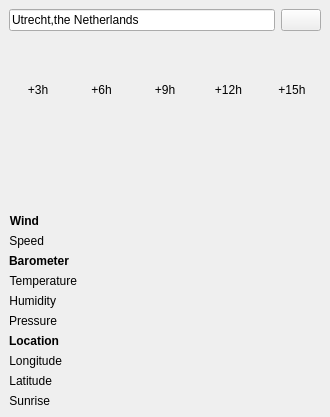
<?xml version="1.0" encoding="UTF-8"?>
<ui version="4.0">
 <class>MainWindow</class>
 <widget class="QMainWindow" name="MainWindow">
  <property name="geometry">
   <rect>
    <x>0</x>
    <y>0</y>
    <width>330</width>
    <height>417</height>
   </rect>
  </property>
  <property name="windowTitle">
   <string>Raindar</string>
  </property>
  <widget class="QWidget" name="centralwidget">
   <layout class="QHBoxLayout" name="horizontalLayout">
    <item>
     <layout class="QVBoxLayout" name="verticalLayout">
      <item>
       <layout class="QHBoxLayout" name="horizontalLayout_3">
        <item>
         <widget class="QLineEdit" name="lineEdit">
          <property name="text">
           <string>Utrecht,the Netherlands</string>
          </property>
         </widget>
        </item>
        <item>
         <widget class="QPushButton" name="pushButton">
          <property name="text">
           <string/>
          </property>
          <property name="icon">
           <iconset>
            <normaloff>images/arrow-circle-225.png</normaloff>images/arrow-circle-225.png</iconset>
          </property>
         </widget>
        </item>
       </layout>
      </item>
      <item>
       <layout class="QHBoxLayout" name="horizontalLayout_4">
        <item>
         <widget class="QLabel" name="weatherLabel">
          <property name="text">
           <string/>
          </property>
         </widget>
        </item>
        <item>
         <widget class="QLabel" name="weatherIcon">
          <property name="sizePolicy">
           <sizepolicy hsizetype="Maximum" vsizetype="Preferred">
            <horstretch>0</horstretch>
            <verstretch>0</verstretch>
           </sizepolicy>
          </property>
          <property name="minimumSize">
           <size>
            <width>16</width>
            <height>16</height>
           </size>
          </property>
          <property name="maximumSize">
           <size>
            <width>16</width>
            <height>16</height>
           </size>
          </property>
          <property name="text">
           <string/>
          </property>
         </widget>
        </item>
       </layout>
      </item>
      <item>
       <layout class="QGridLayout" name="gridLayout_2">
        <item row="1" column="1">
         <widget class="QLabel" name="forecastIcon2">
          <property name="sizePolicy">
           <sizepolicy hsizetype="MinimumExpanding" vsizetype="Preferred">
            <horstretch>0</horstretch>
            <verstretch>0</verstretch>
           </sizepolicy>
          </property>
          <property name="minimumSize">
           <size>
            <width>16</width>
            <height>16</height>
           </size>
          </property>
          <property name="maximumSize">
           <size>
            <width>200</width>
            <height>16</height>
           </size>
          </property>
          <property name="baseSize">
           <size>
            <width>0</width>
            <height>0</height>
           </size>
          </property>
          <property name="text">
           <string/>
          </property>
          <property name="alignment">
           <set>Qt::AlignCenter</set>
          </property>
         </widget>
        </item>
        <item row="1" column="4">
         <widget class="QLabel" name="forecastIcon5">
          <property name="sizePolicy">
           <sizepolicy hsizetype="MinimumExpanding" vsizetype="Preferred">
            <horstretch>0</horstretch>
            <verstretch>0</verstretch>
           </sizepolicy>
          </property>
          <property name="minimumSize">
           <size>
            <width>16</width>
            <height>16</height>
           </size>
          </property>
          <property name="maximumSize">
           <size>
            <width>200</width>
            <height>16</height>
           </size>
          </property>
          <property name="baseSize">
           <size>
            <width>0</width>
            <height>0</height>
           </size>
          </property>
          <property name="text">
           <string/>
          </property>
          <property name="alignment">
           <set>Qt::AlignCenter</set>
          </property>
         </widget>
        </item>
        <item row="0" column="3">
         <widget class="QLabel" name="forecastTime4">
          <property name="text">
           <string>+12h</string>
          </property>
          <property name="alignment">
           <set>Qt::AlignCenter</set>
          </property>
         </widget>
        </item>
        <item row="0" column="4">
         <widget class="QLabel" name="forecastTime5">
          <property name="text">
           <string>+15h</string>
          </property>
          <property name="alignment">
           <set>Qt::AlignCenter</set>
          </property>
         </widget>
        </item>
        <item row="0" column="2">
         <widget class="QLabel" name="forecastTime3">
          <property name="text">
           <string>+9h</string>
          </property>
          <property name="alignment">
           <set>Qt::AlignCenter</set>
          </property>
         </widget>
        </item>
        <item row="0" column="1">
         <widget class="QLabel" name="forecastTime2">
          <property name="text">
           <string>+6h</string>
          </property>
          <property name="alignment">
           <set>Qt::AlignCenter</set>
          </property>
         </widget>
        </item>
        <item row="1" column="2">
         <widget class="QLabel" name="forecastIcon3">
          <property name="sizePolicy">
           <sizepolicy hsizetype="MinimumExpanding" vsizetype="Preferred">
            <horstretch>0</horstretch>
            <verstretch>0</verstretch>
           </sizepolicy>
          </property>
          <property name="minimumSize">
           <size>
            <width>16</width>
            <height>16</height>
           </size>
          </property>
          <property name="maximumSize">
           <size>
            <width>200</width>
            <height>16</height>
           </size>
          </property>
          <property name="baseSize">
           <size>
            <width>0</width>
            <height>0</height>
           </size>
          </property>
          <property name="text">
           <string/>
          </property>
          <property name="alignment">
           <set>Qt::AlignCenter</set>
          </property>
         </widget>
        </item>
        <item row="2" column="2">
         <widget class="QLabel" name="forecastTemp3">
          <property name="text">
           <string/>
          </property>
         </widget>
        </item>
        <item row="2" column="0">
         <widget class="QLabel" name="forecastTemp1">
          <property name="text">
           <string/>
          </property>
         </widget>
        </item>
        <item row="0" column="0">
         <widget class="QLabel" name="forecastTime1">
          <property name="text">
           <string>+3h</string>
          </property>
          <property name="alignment">
           <set>Qt::AlignCenter</set>
          </property>
         </widget>
        </item>
        <item row="2" column="3">
         <widget class="QLabel" name="forecastTemp4">
          <property name="text">
           <string/>
          </property>
         </widget>
        </item>
        <item row="2" column="1">
         <widget class="QLabel" name="forecastTemp2">
          <property name="text">
           <string/>
          </property>
         </widget>
        </item>
        <item row="2" column="4">
         <widget class="QLabel" name="forecastTemp5">
          <property name="text">
           <string/>
          </property>
         </widget>
        </item>
        <item row="1" column="3">
         <widget class="QLabel" name="forecastIcon4">
          <property name="sizePolicy">
           <sizepolicy hsizetype="MinimumExpanding" vsizetype="Preferred">
            <horstretch>0</horstretch>
            <verstretch>0</verstretch>
           </sizepolicy>
          </property>
          <property name="minimumSize">
           <size>
            <width>16</width>
            <height>16</height>
           </size>
          </property>
          <property name="maximumSize">
           <size>
            <width>200</width>
            <height>16</height>
           </size>
          </property>
          <property name="baseSize">
           <size>
            <width>0</width>
            <height>0</height>
           </size>
          </property>
          <property name="text">
           <string/>
          </property>
          <property name="alignment">
           <set>Qt::AlignCenter</set>
          </property>
         </widget>
        </item>
        <item row="1" column="0">
         <widget class="QLabel" name="forecastIcon1">
          <property name="sizePolicy">
           <sizepolicy hsizetype="MinimumExpanding" vsizetype="Preferred">
            <horstretch>0</horstretch>
            <verstretch>0</verstretch>
           </sizepolicy>
          </property>
          <property name="minimumSize">
           <size>
            <width>16</width>
            <height>16</height>
           </size>
          </property>
          <property name="maximumSize">
           <size>
            <width>200</width>
            <height>16</height>
           </size>
          </property>
          <property name="baseSize">
           <size>
            <width>0</width>
            <height>0</height>
           </size>
          </property>
          <property name="text">
           <string/>
          </property>
          <property name="alignment">
           <set>Qt::AlignCenter</set>
          </property>
         </widget>
        </item>
       </layout>
      </item>
      <item>
       <layout class="QGridLayout" name="gridLayout">
        <item row="1" column="0">
         <layout class="QFormLayout" name="formLayout">
          <item row="2" column="0">
           <widget class="QLabel" name="label_5">
            <property name="font">
             <font>
              <weight>75</weight>
              <bold>true</bold>
             </font>
            </property>
            <property name="text">
             <string>Barometer</string>
            </property>
            <property name="alignment">
             <set>Qt::AlignRight|Qt::AlignTrailing|Qt::AlignVCenter</set>
            </property>
           </widget>
          </item>
          <item row="3" column="0">
           <widget class="QLabel" name="label_6">
            <property name="text">
             <string>Temperature</string>
            </property>
            <property name="alignment">
             <set>Qt::AlignRight|Qt::AlignTrailing|Qt::AlignVCenter</set>
            </property>
           </widget>
          </item>
          <item row="3" column="1">
           <widget class="QLabel" name="temperatureLabel">
            <property name="text">
             <string/>
            </property>
           </widget>
          </item>
          <item row="4" column="0">
           <widget class="QLabel" name="label_7">
            <property name="text">
             <string>Humidity</string>
            </property>
            <property name="alignment">
             <set>Qt::AlignRight|Qt::AlignTrailing|Qt::AlignVCenter</set>
            </property>
           </widget>
          </item>
          <item row="4" column="1">
           <widget class="QLabel" name="humidityLabel">
            <property name="text">
             <string/>
            </property>
           </widget>
          </item>
          <item row="5" column="0">
           <widget class="QLabel" name="label_8">
            <property name="text">
             <string>Pressure</string>
            </property>
            <property name="alignment">
             <set>Qt::AlignRight|Qt::AlignTrailing|Qt::AlignVCenter</set>
            </property>
           </widget>
          </item>
          <item row="5" column="1">
           <widget class="QLabel" name="pressureLabel">
            <property name="text">
             <string/>
            </property>
           </widget>
          </item>
          <item row="6" column="0">
           <widget class="QLabel" name="label">
            <property name="font">
             <font>
              <weight>75</weight>
              <bold>true</bold>
             </font>
            </property>
            <property name="text">
             <string>Location</string>
            </property>
            <property name="alignment">
             <set>Qt::AlignRight|Qt::AlignTrailing|Qt::AlignVCenter</set>
            </property>
           </widget>
          </item>
          <item row="7" column="0">
           <widget class="QLabel" name="label_2">
            <property name="text">
             <string>Longitude</string>
            </property>
            <property name="alignment">
             <set>Qt::AlignRight|Qt::AlignTrailing|Qt::AlignVCenter</set>
            </property>
           </widget>
          </item>
          <item row="7" column="1">
           <widget class="QLabel" name="longitudeLabel">
            <property name="text">
             <string/>
            </property>
           </widget>
          </item>
          <item row="8" column="0">
           <widget class="QLabel" name="label_3">
            <property name="text">
             <string>Latitude</string>
            </property>
            <property name="alignment">
             <set>Qt::AlignRight|Qt::AlignTrailing|Qt::AlignVCenter</set>
            </property>
           </widget>
          </item>
          <item row="8" column="1">
           <widget class="QLabel" name="latitudeLabel">
            <property name="text">
             <string/>
            </property>
           </widget>
          </item>
          <item row="9" column="0">
           <widget class="QLabel" name="label_4">
            <property name="text">
             <string>Sunrise</string>
            </property>
            <property name="alignment">
             <set>Qt::AlignRight|Qt::AlignTrailing|Qt::AlignVCenter</set>
            </property>
           </widget>
          </item>
          <item row="9" column="1">
           <widget class="QLabel" name="sunriseLabel">
            <property name="text">
             <string/>
            </property>
           </widget>
          </item>
          <item row="1" column="0">
           <widget class="QLabel" name="label_9">
            <property name="text">
             <string>Speed</string>
            </property>
            <property name="alignment">
             <set>Qt::AlignRight|Qt::AlignTrailing|Qt::AlignVCenter</set>
            </property>
           </widget>
          </item>
          <item row="0" column="0">
           <widget class="QLabel" name="label_10">
            <property name="font">
             <font>
              <weight>75</weight>
              <bold>true</bold>
             </font>
            </property>
            <property name="text">
             <string>Wind</string>
            </property>
            <property name="alignment">
             <set>Qt::AlignRight|Qt::AlignTrailing|Qt::AlignVCenter</set>
            </property>
           </widget>
          </item>
          <item row="1" column="1">
           <widget class="QLabel" name="windLabel">
            <property name="text">
             <string/>
            </property>
           </widget>
          </item>
          <item row="0" column="1">
           <widget class="QLabel" name="label_11">
            <property name="text">
             <string/>
            </property>
           </widget>
          </item>
          <item row="6" column="1">
           <widget class="QLabel" name="label_13">
            <property name="text">
             <string/>
            </property>
           </widget>
          </item>
          <item row="2" column="1">
           <widget class="QLabel" name="label_12">
            <property name="text">
             <string/>
            </property>
           </widget>
          </item>
         </layout>
        </item>
       </layout>
      </item>
     </layout>
    </item>
   </layout>
  </widget>
 </widget>
 <resources/>
 <connections/>
</ui>
